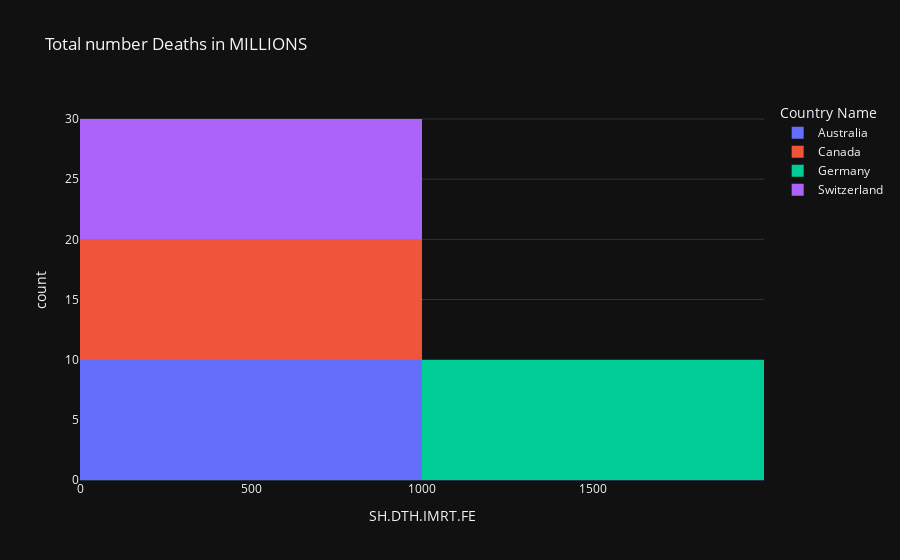

Source (notebook cell):
### Markdown cell above
# HISTOGRAM

### Code cell
#Number of Infant Deaths 
# X-Axis:-SH.DTH.IMRT.FE,count of Infant Deaths
#Y-Axis:-Count in MILLIONS 
fig = px.histogram(data_frame=df, x="SH.DTH.IMRT.FE",hover_name='Country Name',color='Country Name',nbins=1,title="Total number Deaths in MILLIONS")
fig.show()

### Figure 1 — Plotly figure (JSON) as saved in the notebook; plotly's stock layout.template omitted (floating-point values rounded to 4 significant figures)
{"data": [{"alignmentgroup": "True", "bingroup": "x", "hovertemplate": "Country Name=Australia<br>SH.DTH.IMRT.FE=%{x}<br>count=%{y}<extra></extra>", "legendgroup": "Australia", "marker": {"color": "#636efa"}, "name": "Australia", "nbinsx": 1, "offsetgroup": "Australia", "orientation": "v", "showlegend": true, "type": "histogram", "x": [525, 509, 492, 476, 463, 453, 446, 440, 435, 430], "xaxis": "x", "yaxis": "y"}, {"alignmentgroup": "True", "bingroup": "x", "hovertemplate": "Country Name=Canada<br>SH.DTH.IMRT.FE=%{x}<br>count=%{y}<extra></extra>", "legendgroup": "Canada", "marker": {"color": "#EF553B"}, "name": "Canada", "nbinsx": 1, "offsetgroup": "Canada", "orientation": "v", "showlegend": true, "type": "histogram", "x": [828, 827, 826, 820, 812, 802, 792, 776, 760, 742], "xaxis": "x", "yaxis": "y"}, {"alignmentgroup": "True", "bingroup": "x", "hovertemplate": "Country Name=Germany<br>SH.DTH.IMRT.FE=%{x}<br>count=%{y}<extra></extra>", "legendgroup": "Germany", "marker": {"color": "#00cc96"}, "name": "Germany", "nbinsx": 1, "offsetgroup": "Germany", "orientation": "v", "showlegend": true, "type": "histogram", "x": [1029, 1021, 1022, 1031, 1048, 1070, 1090, 1107, 1117, 1118], "xaxis": "x", "yaxis": "y"}, {"alignmentgroup": "True", "bingroup": "x", "hovertemplate": "Country Name=Switzerland<br>SH.DTH.IMRT.FE=%{x}<br>count=%{y}<extra></extra>", "legendgroup": "Switzerland", "marker": {"color": "#ab63fa"}, "name": "Switzerland", "nbinsx": 1, "offsetgroup": "Switzerland", "orientation": "v", "showlegend": true, "type": "histogram", "x": [138, 139, 141, 142, 143, 144, 144, 143, 142, 140], "xaxis": "x", "yaxis": "y"}], "layout": {"barmode": "relative", "legend": {"title": {"text": "Country Name"}, "tracegroupgap": 0}, "title": {"text": "Total number Deaths in MILLIONS"}, "xaxis": {"anchor": "y", "domain": [0, 1], "title": {"text": "SH.DTH.IMRT.FE"}}, "yaxis": {"anchor": "x", "domain": [0, 1], "title": {"text": "count"}}}}
